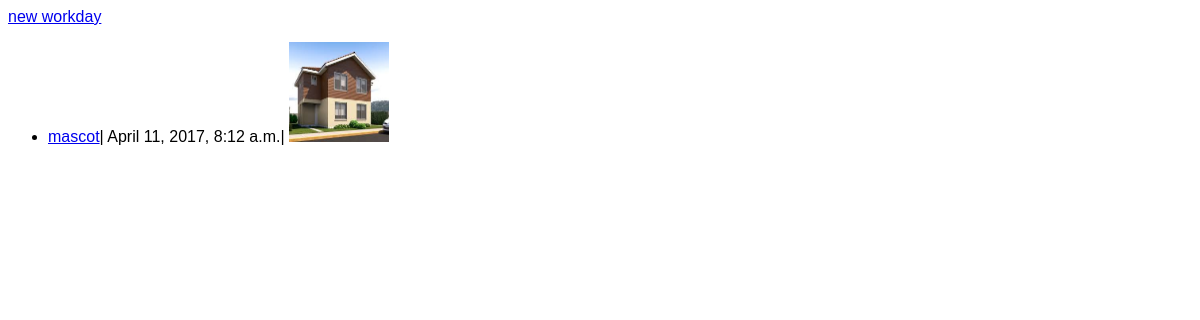
Page /workday on the earlier database version.
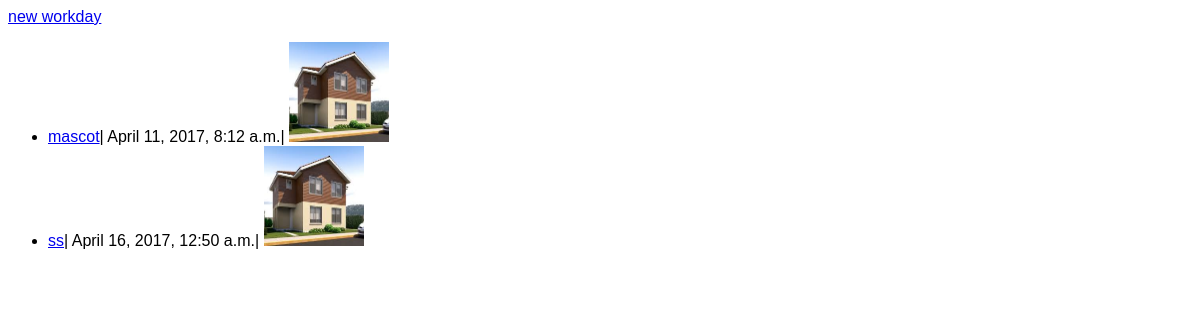
Same page on the later database version.
### workday/models.py (models this page shows, shortened)
class Workday(models.Model):
	suburb = models.CharField(max_length=255)
	date_start = models.DateTimeField(blank=True)
	date_finish = models.DateTimeField(blank=True)
	image = models.ImageField(blank=True)
	class Meta:
		ordering = ['id' ]

### workday/views.py (the view)
# urls.py: url(r'^workday$', views.WorkdayList.as_view(), name='workday_list'),
class WorkdayList(ListView):
	model = Workday

### templates/workday/workday_list.html (shortened to what this page needs)
<!DOCTYPE html>
<html lang="en">
<head>
	{% load staticfiles %}
	<link rel="stylesheet" type="text/css" href="{% static 'css/base.css' %}">
</head>
<body>
	<a href="{% url 'workday:new_workday' %}">new workday</a>
	<ul>
	{% for day in object_list %}
		<li>
			<a href="{% url 'workday:detail' day.id %}">{{day.suburb}}</a>|
			{{day.date_start}}|
			<img src="{{day.image.url}}">
		</li>
	{% endfor %}
</ul>
</body>
</html>

Differences in the rows shown:
added Workday: suburb "ss", date_start "April 16, 2017, 12:50 a.m.", image (picture)
